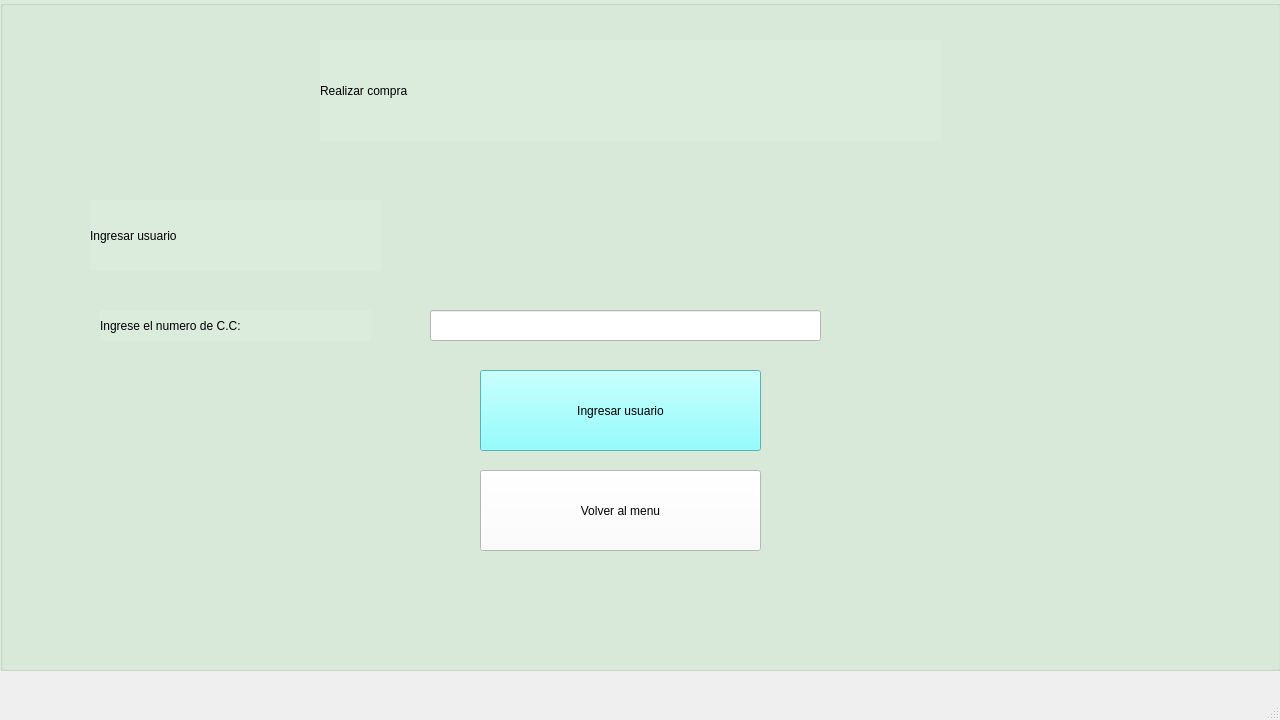
<?xml version="1.0" encoding="UTF-8"?>
<ui version="4.0">
 <class>MainWindow</class>
 <widget class="QMainWindow" name="MainWindow">
  <property name="geometry">
   <rect>
    <x>0</x>
    <y>0</y>
    <width>1280</width>
    <height>720</height>
   </rect>
  </property>
  <property name="minimumSize">
   <size>
    <width>1280</width>
    <height>720</height>
   </size>
  </property>
  <property name="maximumSize">
   <size>
    <width>1280</width>
    <height>720</height>
   </size>
  </property>
  <property name="windowTitle">
   <string>MainWindow</string>
  </property>
  <widget class="QWidget" name="centralwidget">
   <widget class="QGroupBox" name="groupBox">
    <property name="geometry">
     <rect>
      <x>0</x>
      <y>0</y>
      <width>1281</width>
      <height>671</height>
     </rect>
    </property>
    <property name="styleSheet">
     <string notr="true">background-color: rgb(220, 236, 220);</string>
    </property>
    <property name="title">
     <string/>
    </property>
    <widget class="QLabel" name="label">
     <property name="geometry">
      <rect>
       <x>320</x>
       <y>40</y>
       <width>621</width>
       <height>101</height>
      </rect>
     </property>
     <property name="styleSheet">
      <string notr="true">font: 72pt &quot;MS Shell Dlg 2&quot;;
font: 48pt &quot;MS Shell Dlg 2&quot;;</string>
     </property>
     <property name="text">
      <string>Realizar compra</string>
     </property>
    </widget>
    <widget class="QPushButton" name="bttn_ingresar_usuario">
     <property name="geometry">
      <rect>
       <x>480</x>
       <y>370</y>
       <width>281</width>
       <height>81</height>
      </rect>
     </property>
     <property name="styleSheet">
      <string notr="true">background-color: rgb(255, 255, 255);
background-color: rgb(116, 255, 255);
font: 14pt &quot;MS Shell Dlg 2&quot;;</string>
     </property>
     <property name="text">
      <string>Ingresar usuario</string>
     </property>
    </widget>
    <widget class="QLabel" name="label_2">
     <property name="geometry">
      <rect>
       <x>100</x>
       <y>310</y>
       <width>271</width>
       <height>31</height>
      </rect>
     </property>
     <property name="styleSheet">
      <string notr="true">font: 14pt &quot;MS Shell Dlg 2&quot;;</string>
     </property>
     <property name="text">
      <string>Ingrese el numero de C.C:</string>
     </property>
    </widget>
    <widget class="QLineEdit" name="campo_cc">
     <property name="geometry">
      <rect>
       <x>430</x>
       <y>310</y>
       <width>391</width>
       <height>31</height>
      </rect>
     </property>
     <property name="styleSheet">
      <string notr="true">background-color: rgb(255, 255, 255);</string>
     </property>
    </widget>
    <widget class="QPushButton" name="bttn_volver_menu">
     <property name="geometry">
      <rect>
       <x>480</x>
       <y>470</y>
       <width>281</width>
       <height>81</height>
      </rect>
     </property>
     <property name="styleSheet">
      <string notr="true">background-color: rgb(255, 255, 255);
font: 14pt &quot;MS Shell Dlg 2&quot;;</string>
     </property>
     <property name="text">
      <string>Volver al menu</string>
     </property>
    </widget>
    <widget class="QLabel" name="label_3">
     <property name="geometry">
      <rect>
       <x>90</x>
       <y>200</y>
       <width>291</width>
       <height>71</height>
      </rect>
     </property>
     <property name="styleSheet">
      <string notr="true">font: 18pt &quot;MS Shell Dlg 2&quot;;
font: 24pt &quot;MS Shell Dlg 2&quot;;</string>
     </property>
     <property name="text">
      <string>Ingresar usuario</string>
     </property>
    </widget>
   </widget>
  </widget>
  <widget class="QMenuBar" name="menubar">
   <property name="geometry">
    <rect>
     <x>0</x>
     <y>0</y>
     <width>1280</width>
     <height>26</height>
    </rect>
   </property>
  </widget>
  <widget class="QStatusBar" name="statusbar"/>
 </widget>
 <resources/>
 <connections/>
</ui>
